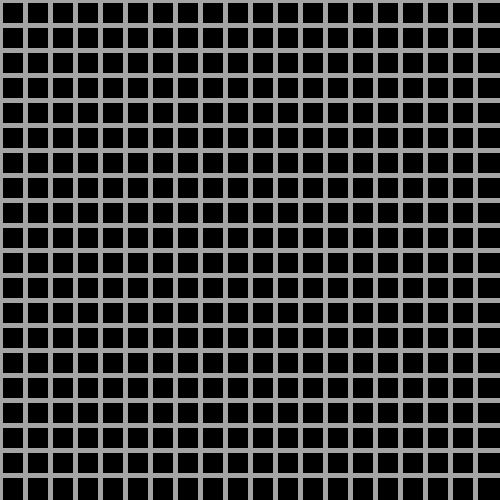
Frame 1 (no input)
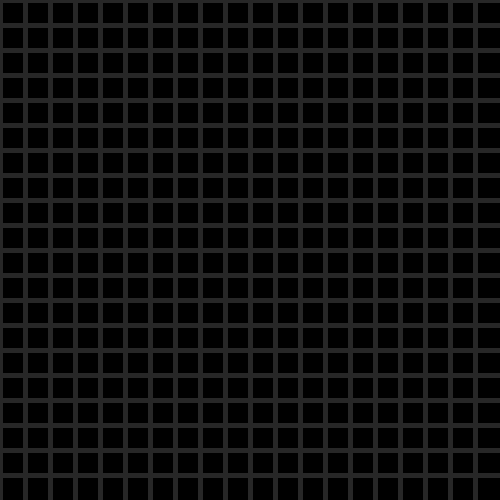
Frame 60 (the mouse pressed at the canvas centre just before this capture)
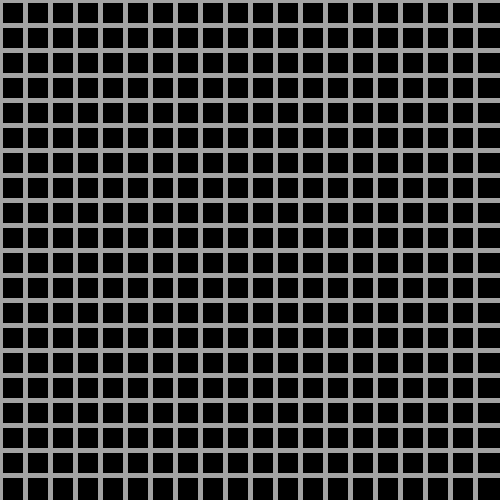
Frame 120 (the mouse held since frame 60 and released just before this capture)

The Processing sketch that drew these frames (run headless with seeded random() and noise(); from frame 60 on, the mouse is pressed at the canvas centre):

// Processing sketch: for_with_line
// ── for_with_line.pde
float i=10;
float j=10;
void setup()
{
  size(500,500);
}
void draw()
{
  background(0);
  stroke(random(255));
  strokeWeight(5);
 for(float i=0;i<width;i=i+25)
 {
   for(float j=0;j<height;j=j+25)
   line(j,0,j,width);
   line(0,i,height,i);
 }
}
